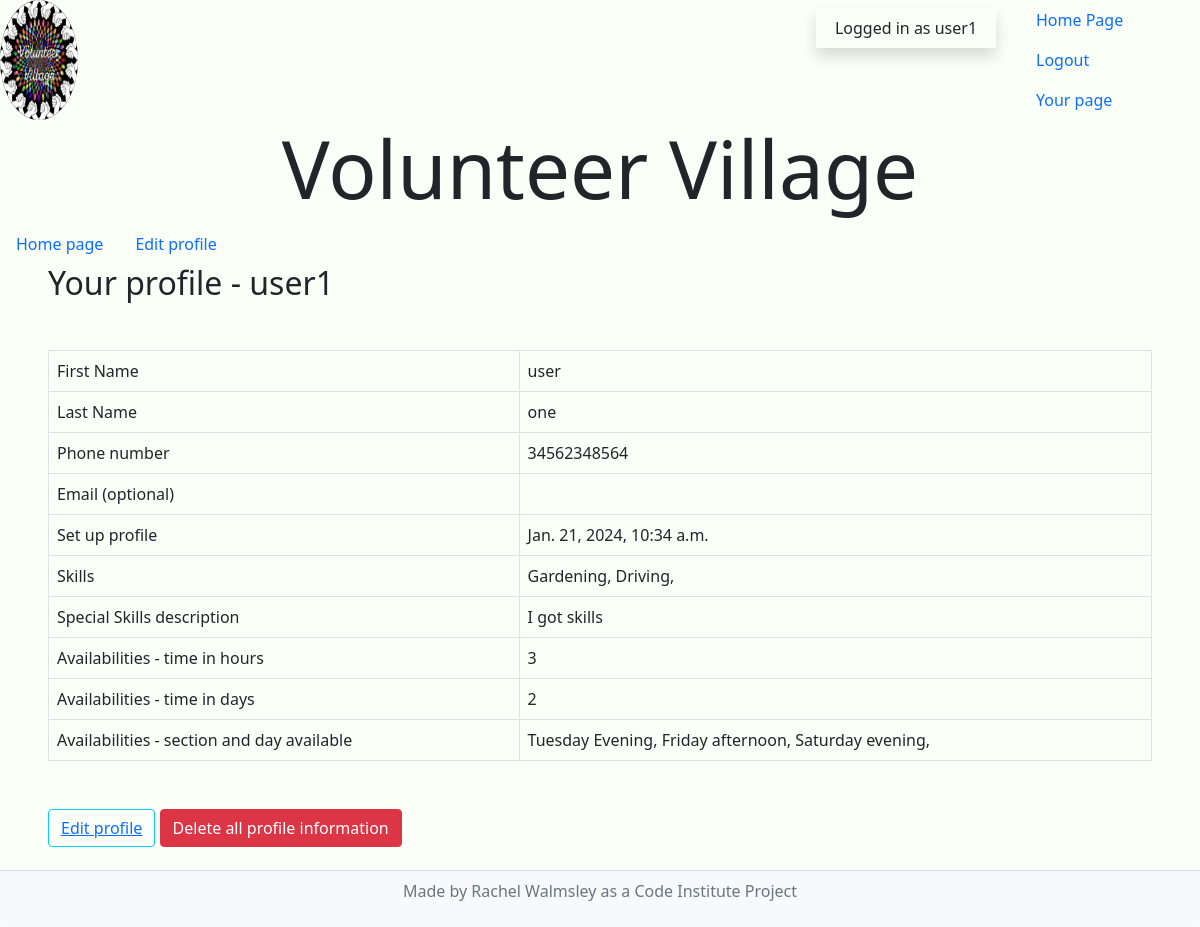
The page /volunteer/read_profile (signed in) on the database its author committed.
### volunteer/models.py (models this page shows, shortened)
class VolunteerProfile(models.Model):
    user_name = models.OneToOneField(User, on_delete=models.CASCADE)
    fname = models.CharField(
        max_length=50,
        null=False,
        blank=False,
        verbose_name='First Name',
        help_text='This is require and has a maximum length of 50 characters',
    )
    lname = models.CharField(
        max_length=50,
        null=False,
        blank=False,
        verbose_name='Last Name',
        help_text='This is require and has a maximum length of 50 characters',
    )
    phone = models.CharField(
        max_length=12,
        blank=False,
        null=False,
    )
    created_on = models.DateTimeField(
        auto_now_add=True,
    )
    skilled = models.ManyToManyField(
        SkillChoices,
        verbose_name=("Activity options"),
        related_name="VolunteerProfiles")
    special_skills_description = models.TextField(
        null=False,
        blank=True,
        verbose_name='Information',
        max_length = 500,
        help_text='If you wish to provide us with specific information about skills - type it here',
    )
    activated = models.BooleanField(
        default=False,
    )
    time_length_hours = models.PositiveSmallIntegerField(
        default=0,
        verbose_name='Hours per week you can be available',
        validators=[
            MaxValueValidator(168), #168 hours in a week
        ])
    time_length_days = models.PositiveSmallIntegerField(
        default=0,
        verbose_name='days per week you can be available',
        validators=[
            MaxValueValidator(7), #7 days in a week
        ])
    mon_am = models.BooleanField(
        default=False,
        verbose_name="Monday morning",
    )
    mon_pm = models.BooleanField(
        default=False,
        verbose_name="Monday afternoon",
    )
    mon_ev = models.BooleanField(
        default=False,
        verbose_name="Monday evening",
    )
    tue_am = models.BooleanField(
        default=False,
        verbose_name="Tuesday morning",
    )
    tue_pm = models.BooleanField(
        default=False,
        verbose_name="Tuesday afternoon",
    )
    tue_ev = models.BooleanField(
        default=False,
        verbose_name="Tuesday Evening",
    )
    wed_am = models.BooleanField(
        default=False,
        verbose_name="Wednesday morning",
    )
    wed_pm = models.BooleanField(
        default=False,
        verbose_name="Wednesday afternoon",
    )
    wed_ev = models.BooleanField(
        default=False,
        verbose_name="Wednesday evening",
    )
    thu_am = models.BooleanField(
        default=False,
        verbose_name="Thursday morning",
    )
    thu_pm = models.BooleanField(
        default=False,
        verbose_name="Thursday afternoon",
    )
    thu_ev = models.BooleanField(
        default=False,
        verbose_name="Thursday Evening",
    )
    fri_am = models.BooleanField(
        default=False,
        verbose_name="Friday morning",
    )
    fri_pm = models.BooleanField(
        default=False,
        verbose_name="Friday afternoon",
    )
    fri_ev = models.BooleanField(
        default=False,
        verbose_name="Friday evening",
    )
    sat_am = models.BooleanField(
        default=False,
        verbose_name="Saturday morning",
    )
    sat_pm = models.BooleanField(
        default=False,
        verbose_name="Saturday afternoon",
    )
    sat_ev = models.BooleanField(
        default=False,
        verbose_name="Saturday evening",
    )
    sun_am = models.BooleanField(
        default=False,
        verbose_name="Sunday morning",
    )
    sun_pm = models.BooleanField(
        default=False,
        verbose_name="Sunday afternoon",
    )
    sun_ev = models.BooleanField(
        default=False,
        verbose_name="Sunday evening",
    )

class SkillChoices(models.Model):
    name= models.CharField(max_length=50)

### volunteer/views.py (the view)
# urls.py: path("volunteer/read_profile", views.read_profile, name="read"),
def read_profile(request):
    pk_logged_in = request.user.pk
    profile = get_object_or_404(VolunteerProfile, user_name_id = pk_logged_in)
    peoples = VolunteerProfile.objects.filter(user_name_id=pk_logged_in).values()
    skills = profile.skilled.values()
    true_pairs = [{key for key, value in people.items() if value is True} for people in peoples]
    sessions =[]
    for true_pair in true_pairs:
        for pair in true_pair:
            pair = get_verbose_name(pair)
            sessions.append(pair)
    print(true_pairs)
    context = {
        'peoples': peoples,
        'pk_logged_in': pk_logged_in,
        'true_pairs': true_pairs,
        'skills': skills,
        'sessions': sessions
    }
    return render(request, 'volunteer/read_profile.html', context)

### volunteer/views.py (called while the page is built)
def get_verbose_name(name):
    session = VolunteerProfile._meta.get_field(name)
    verbose = session.verbose_name
    return verbose

### templates/volunteer/read_profile.html (shortened to what this page needs)
{% extends "base.html" %}
{% block content %}
<div class="col-12">
<nav class="nav">
    <a class="nav-link" href="{% url 'index' %}">Home page</a>
    <a class="nav-link" href="{% url 'edit' %}">Edit profile</a>
</nav>
</div>
<h2 class="ms-5">Your profile - {{ user.username }} </h3>
<div class="m-5">
<table class="table table-bordered">
    {% for individual in peoples %}
    <tr>
        <td>First Name</td>
        <td>{{ individual.fname }} </td>
    </tr>
    <tr>
        <td>Last Name</td>
        <td>{{ individual.lname }}</td>
    </tr>
    <tr>
        <td>Phone number</td>
        <td>{{ individual.phone }}</td>
    </tr>
    <tr>
        <td>Email (optional) </td>
        <td>{{ user.email }}</td>
    </tr>
    <tr>
        <td>Set up profile</td>
        <td>{{ individual.created_on }}</td>
    </tr>
    <tr>
        <td>Skills </td>
        <td>
            {% for skill in skills %}
                {{ skill.name }},
            {%endfor %}
        </td>
    </tr>
    <tr>
        <td>Special Skills description</td>
        <td>{{ individual.special_skills_description }}</td>
    </tr>
    <tr>
        <td>Availabilities - time in hours</td>
        <td>{{ individual.time_length_hours }}</td>
    </tr>
    <tr>
        <td>Availabilities - time in days</td>
        <td>{{ individual.time_length_days }}
    </tr>
    {% endfor %}
    <tr>
        <td>Availabilities - section and day available</td>
        <td>
            {% for session in sessions %}
            {{ session }},
            {% endfor %}
        </td>
    </tr>
</table>
</div>
<div class="ms-5">
<button class="btn btn-outline-info">
<a href="{% url 'edit' %}">Edit profile</a>
</button>
<button class="btn btn-delete btn-danger" charity_id="{{ peoples.id }}" type="submit">
    Delete all profile information
</button>
</div>
{% endblock %}

### templates/base.html (shortened to what this page needs)
{% load static %}
<!DOCTYPE html>
<html lang="en">
<head>
    <link href="https://cdn.jsdelivr.net/npm/bootstrap@5.0.1/dist/css/bootstrap.min.css" rel="stylesheet"
>
    <link rel="stylesheet" href="{% static 'css/base.css' %}">
</head>
<body value="#fafff7">
<div class="row d-flex flex-wrap">
    <img class="rounded-circle img-responsive col-4 col-sm-3 col-md-2 col-xl-1" id="logo" src="{% static 'images/logo.jpg' %}" alt="logo for volunteer village of hands">
    <div class="col-8 col-lg-6 col-xl-7">
    </div>
    <div class="col-4 col-md-2 mt-2">
    {% if user.is_authenticated %}
        <p class="shadow p-2 align-middle text-center">Logged in as {{ user }}</p>
    {% else %}
        <p class="shadow p-2 align-middle text-center">Not logged in</p>
    {% endif %}
    </div>
    <div class="col-12 col-sm-6 col-lg-2">
    <nav class="nav navbar-fixed-top flex-row flex-lg-column">
                <a class="nav-link" href="{% url 'index' %}">Home Page</a>
            {% if user.is_authenticated %}
                    <a class="nav-link" href="{% url 'account_logout' %}">Logout</a>
                    <a class="nav-link" href="{% url 'login_success' %}">Your page</a>
            {% else %}
                    <a class="nav-link" href="{% url 'account_signup' %}">Sign up</a>
                    <a class="nav-link" href="{% url 'account_login' %}">Log in</a>
            {% endif %}
    </nav>
    </div>
</div>
    <div class="row">
    <h1 class="text-center display-1 ">
        <strong>Volunteer Village</strong>
    </h1>
    </div>
    <main>
        {% block content %}{% endblock content %}
    </main>
    <footer class="fixed-bottom">
        <div class="card-footer bg-light style="--bs-bg-opacity: 1;"">
        <p class="text-center text-muted">Made by Rachel Walmsley as a Code Institute Project</p>
        </div>
    </footer>
</body>
</html>

### static/css/base.css (style rules this page uses)
body { background-color: rgb(250, 255, 247); margin-bottom: 5em; }

### rows shown on the page
VolunteerProfile: fname "user", lname "one", phone "34562348564", created_on "Jan. 21, 2024, 10:34 a.m.", special_skills_description "I got skills", time_length_hours "3", time_length_days "2"
SkillChoices: name "Gardening"
SkillChoices: name "Driving"

### other values the page prints
{{ user }} "user1"
{{ user.username }} "user1"
{{ session }} "Tuesday Evening" "Friday afternoon" "Saturday evening"
